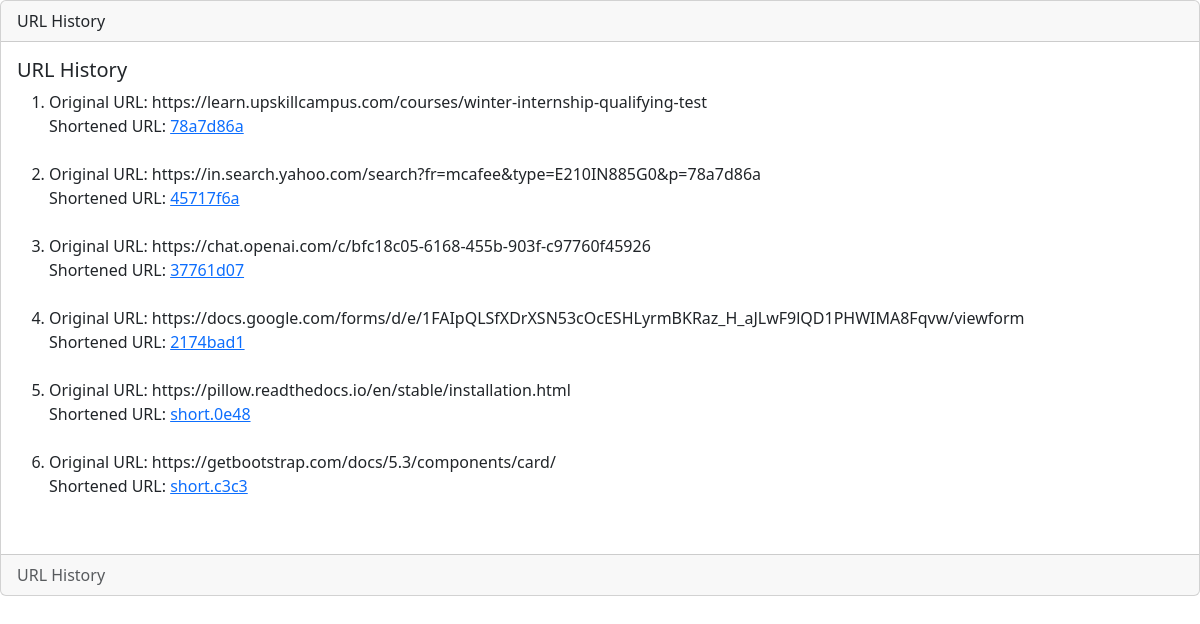
Screenshot of /url-mappings/ with the database file from the repository.
### url_shortener/models.py (models this page shows)
class URL(models.Model):
    original_url = models.URLField(unique=True)
    short_url = models.CharField(max_length=8, unique=True)

### url_shortener/views.py (the view)
# urls.py: path('url-mappings/', url_mappings, name='url_mappings'),
def url_mappings(request):
    url_mappings = URL.objects.all()
    return render(request, 'url_shortener/url_mappings.html', {'url_mappings': url_mappings})

### url_shortener/templates/url_shortener/url_mappings.html (shortened to what this page needs)
{% load static %}
<!DOCTYPE html>
<html lang="en">
  <head>
    <link href="https://cdn.jsdelivr.net/npm/bootstrap@5.3.3/dist/css/bootstrap.min.css" rel="stylesheet">
  </head>
  <body>
    <div class="card text">
        <div class="card-header">
          URL History
        </div>
        <div class="card-body">
          <h5 class="card-title">URL History</h5>
          <ol type="1">
            {% for mapping in url_mappings %}
                <li alihn>
                    Original URL: {{ mapping.original_url }}<br>
                    Shortened URL: <a href="{% url 'redirect_to_original' short_url=mapping.short_url %}">{{ mapping.short_url }}</a>
                </li>
                <br>
            {% endfor %}
        </ol>
        </div>
        <div class="card-footer text-body-secondary">
         URL History
        </div>
      </div>
  </body>
</html>

### rows the page displays
URL: original_url "https://learn.upskillcampus.com/courses/winter-internship-qualifying-test", short_url "78a7d86a"
URL: original_url "https://in.search.yahoo.com/search?fr=mcafee&type=E210IN885G0&p=78a7d86a", short_url "45717f6a"
URL: original_url "https://chat.openai.com/c/bfc18c05-6168-455b-903f-c97760f45926", short_url "37761d07"
URL: original_url "https://docs.google.com/forms/d/e/1FAIpQLSfXDrXSN53cOcESHLyrmBKRaz_H_aJLwF9lQD1PHWIMA8Fqvw/viewform", short_url "2174bad1"
URL: original_url "https://pillow.readthedocs.io/en/stable/installation.html", short_url "short.0e48"
URL: original_url "https://getbootstrap.com/docs/5.3/components/card/", short_url "short.c3c3"
